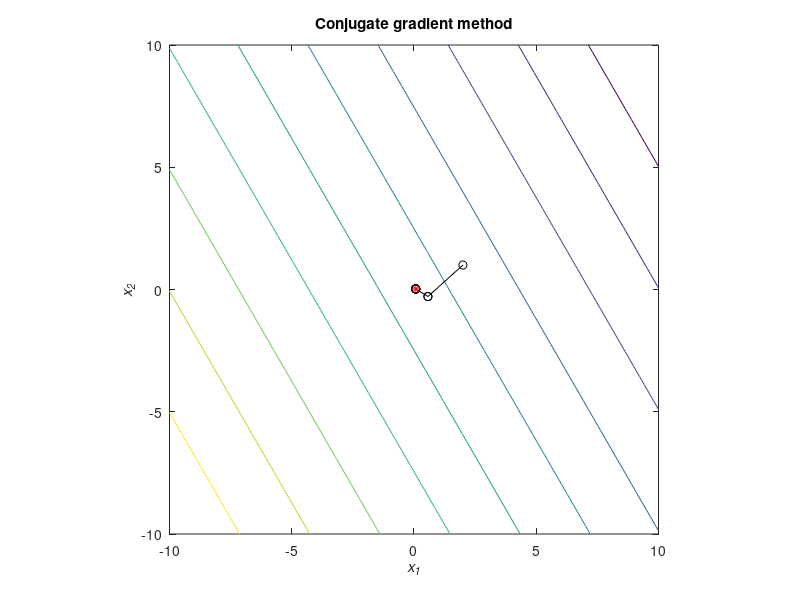

The MATLAB script that drew this image:
function [xopt,fopt,niter,gnorm,dx] = Conjugate_Gradient_Branin_hoo_function(varargin)

% f - objective function
% g - gradient
% al - alpha function

if nargin==0
    % define starting point
    x0 = [2 1]';
elseif nargin==1
    % if a single input argument is provided, it is a user-defined starting
    % point.
    x0 = varargin{1};
else
    error('Incorrect number of input arguments.')
end

tol = 1e-6;% termination tolerance

maxiter = 10000;% maximum number of allowed iterations

dxmin = 1e-6;% minimum allowed perturbation

gnorm = inf; x = x0; niter = 0; dx = inf;% initialize gradient norm, optimization vector, iteration counter, perturbation

% f = @(x1,x2) (x2-(5.1/(4*pi^2))*x1^2+5*x1/pi-6)^2+10*(1-1/(8*pi))*cos(x1)+10;% define the objective function:
f =@(x1,x2) 12.096*x1^2+21.504*x2^2-1.7321*x1-x2;
f2 = @(x) f(x(1),x(2));% redefine objective function syntax for use with optimization:


figure(1); clf; ezcontour(f,[-10 10 -10 10 ]); axis equal; hold on% plot objective function contours for visualization:



d= - double(G(x(1),x(2)));

% Conjugate gradient algorithm:
while and(gnorm>=tol, and(niter <= maxiter, dx >= dxmin))
    % calculate gradient:
    g = double(G(x(1),x(2)));
    %     d= - grad(x);
    gnorm = norm(g);
    
    % step size calculation - GOLDEN SECTION METHOD
    
    a=0;                            % start of interval
    b=2;                            % end of interval
    epsilon=0.000001;               % accuracy value
    iter= 50;                       % maximum number of iterations
    tau=double((sqrt(5)-1)/2);      % golden proportion coefficient, around 0.618
    k=0;                            % number of iterations
    
    
    alpha1=a+(1-tau)*(b-a);             % computing alpha values
    alpha2=a+tau*(b-a);
    
    f_alpha1=F_alpha(alpha1,x(1),x(2),d(1),d(2));         % computing values in alpha points
    f_alpha2=F_alpha(alpha2,x(1),x(2),d(1),d(2));
    
    while ((abs(b-a)>epsilon) && (k<iter))
        k=k+1;
        if(f_alpha1<f_alpha2)
            b=alpha2;
            alpha2=alpha1;
            alpha1=a+(1-tau)*(b-a);
            
    f_alpha1=F_alpha(alpha1,x(1),x(2),d(1),d(2));         % computing values in alpha points
    f_alpha2=F_alpha(alpha2,x(1),x(2),d(1),d(2));
        else
            a=alpha1;
            alpha1=alpha2;
            alpha2=a+tau*(b-a);
            
    f_alpha1=F_alpha(alpha1,x(1),x(2),d(1),d(2));         % computing values in alpha points
    f_alpha2=F_alpha(alpha2,x(1),x(2),d(1),d(2));
        end
        
        k=k+1;
    end
    % chooses minimum alpha
    if(f_alpha1<f_alpha2)
        alpha = alpha1;
    else
        alpha = alpha2;
    end
    
    % take step:
    xnew = x + alpha*d;
    
    gnew = G(xnew(1),xnew(2));
    gnorm_new = norm(gnew);
    
    d_new = -gnew + (gnorm_new/gnorm)^2*d;
    
    d= d_new;
    
    % check step
    if ~isfinite(xnew)
        display(['Number of iterations: ' num2str(niter)])
        error('x is inf or NaN')
    end
    
    % plot current point
    plot([x(1) xnew(1)],[x(2) xnew(2)],'ko-')
    title('Conjugate gradient method')
    xlabel('\bf\it{x_1}')
    ylabel('\bf\it{x_2}')
    refresh
    % update termination metrics
    niter = niter + 1;
    dx = norm(xnew-x);
    x = xnew
    
    
    
    
end
xopt = x
fopt = f2(xopt)
niter = niter - 1
hold on;
plot(xopt(1),xopt(2),'*r')
end
% define the gradient of the objective
% function g = grad(x)
% g = [(2 * (x(2)^1 - (5.1 / (4*pi^2))*(x(1))^2 + (5/pi)*(x(1))^1 - 6))*(-2*(5.1 / (4*pi^2))*(x(1))+(5/pi)) - 10*(1-(1 / (8*pi)))*sin(x(1)^1);
%     (2 * (x(2)^1 - (5.1 / (4*pi^2))*(x(1))^2 + (5/pi)*(x(1))^1 - 6))];
% end
% function al = alphaFunc(alpha,x,d)
% %((x(2)-alpha*g(2))-(5.1/(4*pi^2))*(x(1)-alpha*g(1))^2+5*(x(1)-alpha*g(1))/pi-6)^2+10*(1-1/(8*pi))*cos((x(1)-alpha*g(1)))+10
% al = ((x(2)+alpha*d(2))-(5.1/(4*pi^2))*(x(1)+alpha*d(1))^2+5*(x(1)+alpha*d(1))/pi-6)^2+10*(1-1/(8*pi))*cos((x(1)+alpha*d(1)))+10;
% end

% function f = F(x1,x2)
% f = 12.096*x1^2+21.504*x2^2-1.7321*x1-x2;
% end
function g = G(x1,x2)
g = [ (3024*x1)/125 - 17321/10000;(5376*x2)/125 - 1];
end
function f_al = F_alpha(alpha, x1, x2, d1, d2) 
f_al =(1512*(x1 + alpha*d1)^2)/125 - x2 - (17321*alpha*d1)/10000 - alpha*d2 - (17321*x1)/10000 + (2688*(x2 + alpha*d2)^2)/125;
end